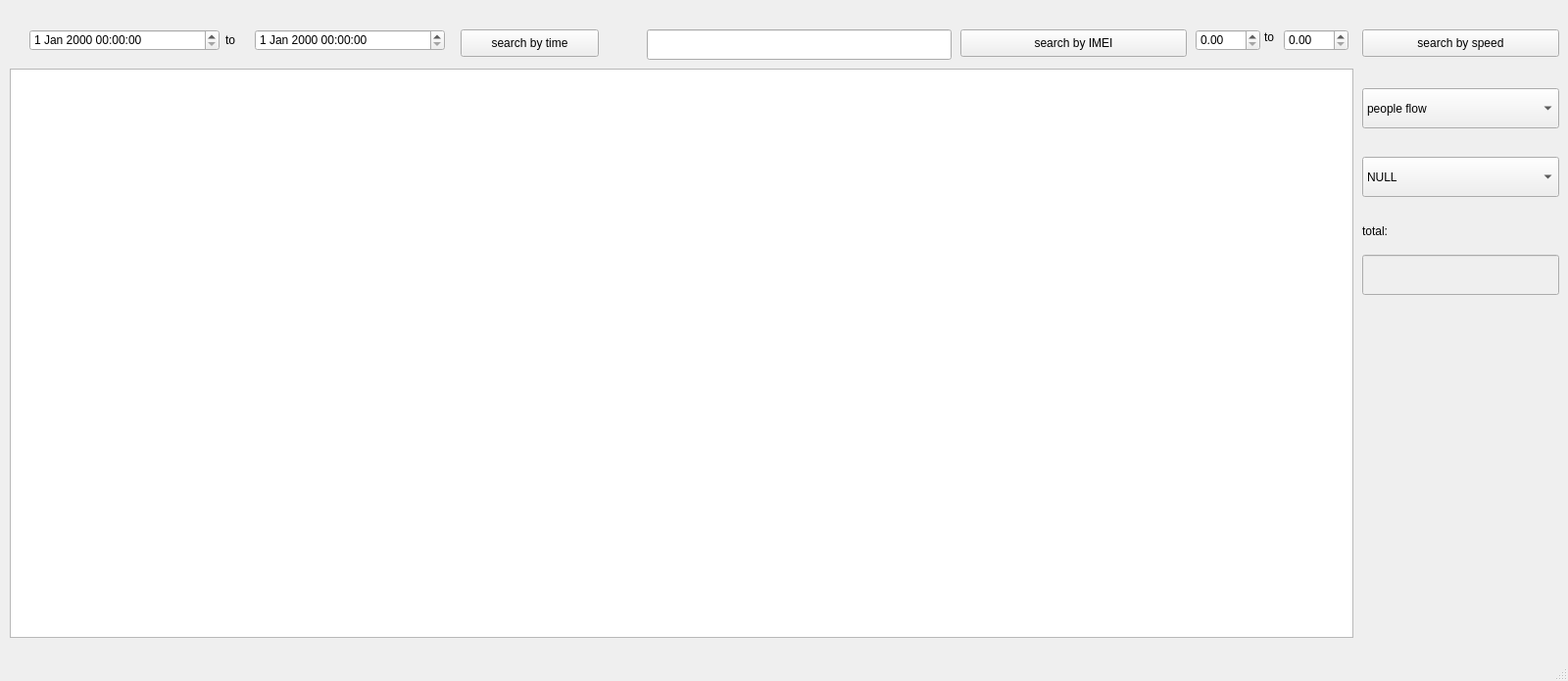
<?xml version="1.0" encoding="UTF-8"?>
<ui version="4.0">
 <class>DataSearchui</class>
 <widget class="QMainWindow" name="DataSearchui">
  <property name="geometry">
   <rect>
    <x>0</x>
    <y>0</y>
    <width>1600</width>
    <height>695</height>
   </rect>
  </property>
  <property name="windowTitle">
   <string>MainWindow</string>
  </property>
  <property name="styleSheet">
   <string notr="true">
font: 11pt &quot;华光行书_CNKI&quot;;</string>
  </property>
  <widget class="QWidget" name="centralwidget">
   <widget class="QDateTimeEdit" name="dateTimeEdit">
    <property name="geometry">
     <rect>
      <x>30</x>
      <y>30</y>
      <width>194</width>
      <height>22</height>
     </rect>
    </property>
   </widget>
   <widget class="QDateTimeEdit" name="dateTimeEdit_2">
    <property name="geometry">
     <rect>
      <x>260</x>
      <y>30</y>
      <width>194</width>
      <height>22</height>
     </rect>
    </property>
   </widget>
   <widget class="QLabel" name="label">
    <property name="geometry">
     <rect>
      <x>230</x>
      <y>20</y>
      <width>21</width>
      <height>41</height>
     </rect>
    </property>
    <property name="text">
     <string>to</string>
    </property>
   </widget>
   <widget class="QPushButton" name="searchbytime">
    <property name="geometry">
     <rect>
      <x>470</x>
      <y>30</y>
      <width>141</width>
      <height>28</height>
     </rect>
    </property>
    <property name="text">
     <string>search by time</string>
    </property>
   </widget>
   <widget class="QLineEdit" name="lineEdit">
    <property name="geometry">
     <rect>
      <x>660</x>
      <y>30</y>
      <width>311</width>
      <height>31</height>
     </rect>
    </property>
   </widget>
   <widget class="QPushButton" name="pushButton_name">
    <property name="geometry">
     <rect>
      <x>980</x>
      <y>30</y>
      <width>231</width>
      <height>28</height>
     </rect>
    </property>
    <property name="text">
     <string>search by IMEI</string>
    </property>
   </widget>
   <widget class="QTableView" name="tableView">
    <property name="geometry">
     <rect>
      <x>10</x>
      <y>70</y>
      <width>1371</width>
      <height>581</height>
     </rect>
    </property>
   </widget>
   <widget class="QComboBox" name="comboBox">
    <property name="geometry">
     <rect>
      <x>1390</x>
      <y>90</y>
      <width>201</width>
      <height>41</height>
     </rect>
    </property>
    <item>
     <property name="text">
      <string>people flow</string>
     </property>
    </item>
    <item>
     <property name="text">
      <string>car flow</string>
     </property>
    </item>
    <item>
     <property name="text">
      <string>video data</string>
     </property>
    </item>
   </widget>
   <widget class="QDoubleSpinBox" name="doubleSpinBox_1">
    <property name="geometry">
     <rect>
      <x>1220</x>
      <y>30</y>
      <width>66</width>
      <height>22</height>
     </rect>
    </property>
   </widget>
   <widget class="QDoubleSpinBox" name="doubleSpinBox">
    <property name="geometry">
     <rect>
      <x>1310</x>
      <y>30</y>
      <width>66</width>
      <height>22</height>
     </rect>
    </property>
   </widget>
   <widget class="QLabel" name="label_2">
    <property name="geometry">
     <rect>
      <x>1290</x>
      <y>30</y>
      <width>21</width>
      <height>16</height>
     </rect>
    </property>
    <property name="text">
     <string>to</string>
    </property>
   </widget>
   <widget class="QPushButton" name="pushButton">
    <property name="geometry">
     <rect>
      <x>1390</x>
      <y>30</y>
      <width>201</width>
      <height>28</height>
     </rect>
    </property>
    <property name="text">
     <string>search by speed</string>
    </property>
   </widget>
   <widget class="QComboBox" name="comboBox_2">
    <property name="geometry">
     <rect>
      <x>1390</x>
      <y>160</y>
      <width>201</width>
      <height>41</height>
     </rect>
    </property>
    <item>
     <property name="text">
      <string>NULL</string>
     </property>
    </item>
    <item>
     <property name="text">
      <string>Ascending order by time</string>
     </property>
    </item>
    <item>
     <property name="text">
      <string>Ascending order by speed</string>
     </property>
    </item>
    <item>
     <property name="text">
      <string>Descending order by time</string>
     </property>
    </item>
    <item>
     <property name="text">
      <string>Descending order by speed</string>
     </property>
    </item>
   </widget>
   <widget class="QLabel" name="label_3">
    <property name="geometry">
     <rect>
      <x>1390</x>
      <y>220</y>
      <width>111</width>
      <height>31</height>
     </rect>
    </property>
    <property name="styleSheet">
     <string notr="true">
font: 11pt &quot;华光行书_CNKI&quot;;</string>
    </property>
    <property name="text">
     <string>total:</string>
    </property>
   </widget>
   <widget class="QLineEdit" name="lineEdit_2">
    <property name="enabled">
     <bool>false</bool>
    </property>
    <property name="geometry">
     <rect>
      <x>1390</x>
      <y>260</y>
      <width>201</width>
      <height>41</height>
     </rect>
    </property>
   </widget>
  </widget>
  <widget class="QMenuBar" name="menubar">
   <property name="geometry">
    <rect>
     <x>0</x>
     <y>0</y>
     <width>1600</width>
     <height>24</height>
    </rect>
   </property>
  </widget>
  <widget class="QStatusBar" name="statusbar"/>
 </widget>
 <resources/>
 <connections/>
</ui>
